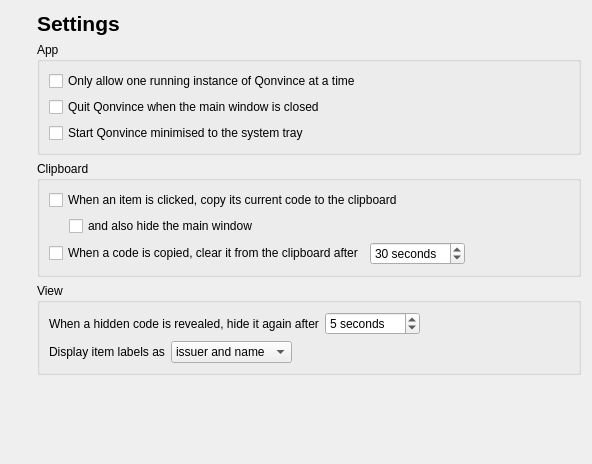
<?xml version="1.0" encoding="UTF-8"?>
<ui version="4.0">
 <class>Qonvince::SettingsWidget</class>
 <widget class="QWidget" name="Qonvince::SettingsWidget">
  <property name="geometry">
   <rect>
    <x>0</x>
    <y>0</y>
    <width>592</width>
    <height>464</height>
   </rect>
  </property>
  <property name="windowTitle">
   <string>Qonvince : Settings</string>
  </property>
  <layout class="QHBoxLayout" name="horizontalLayout_5">
   <item>
    <layout class="QVBoxLayout" name="logoLayout">
     <item>
      <widget class="QLabel" name="logo">
       <property name="maximumSize">
        <size>
         <width>64</width>
         <height>64</height>
        </size>
       </property>
       <property name="toolTip">
        <string>Qonvince by Darren Edale.</string>
       </property>
       <property name="pixmap">
        <pixmap resource="../resources/icons.qrc">:/icons/applicationIcon</pixmap>
       </property>
       <property name="scaledContents">
        <bool>true</bool>
       </property>
       <property name="alignment">
        <set>Qt::AlignLeading|Qt::AlignLeft|Qt::AlignTop</set>
       </property>
      </widget>
     </item>
     <item>
      <spacer name="logoSpacer">
       <property name="orientation">
        <enum>Qt::Vertical</enum>
       </property>
       <property name="sizeHint" stdset="0">
        <size>
         <width>20</width>
         <height>40</height>
        </size>
       </property>
      </spacer>
     </item>
    </layout>
   </item>
   <item>
    <layout class="QVBoxLayout" name="widgetsLayout">
     <item>
      <widget class="QLabel" name="heading">
       <property name="font">
        <font>
         <pointsize>16</pointsize>
         <weight>75</weight>
         <bold>true</bold>
        </font>
       </property>
       <property name="text">
        <string>Settings</string>
       </property>
      </widget>
     </item>
     <item>
      <widget class="QGroupBox" name="appGroup">
       <property name="font">
        <font>
         <weight>50</weight>
         <bold>false</bold>
        </font>
       </property>
       <property name="title">
        <string>App</string>
       </property>
       <layout class="QVBoxLayout" name="verticalLayout">
        <item>
         <widget class="QCheckBox" name="singleInstance">
          <property name="toolTip">
           <string>&lt;html&gt;&lt;head/&gt;&lt;body&gt;&lt;p&gt;If Qonvince is already running when you start it, the new instance will quit immediately.&lt;/p&gt;&lt;/body&gt;&lt;/html&gt;</string>
          </property>
          <property name="text">
           <string>Only allow one running instance of Qonvince at a time</string>
          </property>
         </widget>
        </item>
        <item>
         <widget class="QCheckBox" name="quitOnMainWindowClose">
          <property name="toolTip">
           <string>&lt;html&gt;&lt;head/&gt;&lt;body&gt;&lt;p&gt;When you close the main window, Qonvince will quit. Usually Qonvince continues running in the system tray when you close the main window.&lt;/p&gt;&lt;p&gt;&lt;span style=&quot; font-style:italic;&quot;&gt;Even with this set, auto-hiding the main window when you click-to-copy a code will &lt;/span&gt;&lt;span style=&quot; font-weight:600; font-style:italic;&quot;&gt;not&lt;/span&gt;&lt;span style=&quot; font-style:italic;&quot;&gt; cause Qonvince to quit.&lt;/span&gt;&lt;/p&gt;&lt;/body&gt;&lt;/html&gt;</string>
          </property>
          <property name="text">
           <string>Quit Qonvince when the main window is closed</string>
          </property>
         </widget>
        </item>
        <item>
         <widget class="QCheckBox" name="startMinimised">
          <property name="toolTip">
           <string>&lt;html&gt;&lt;head/&gt;&lt;body&gt;&lt;p&gt;When Qonvince starts, it will not show any windows and will only place its icon in the system tray.&lt;/p&gt;&lt;p&gt;&lt;span style=&quot; font-style:italic;&quot;&gt;On some platforms, the Qonvince icon in the system tray might be hidden by default.&lt;/span&gt;&lt;/p&gt;&lt;/body&gt;&lt;/html&gt;</string>
          </property>
          <property name="text">
           <string>Start Qonvince minimised to the system tray</string>
          </property>
         </widget>
        </item>
       </layout>
      </widget>
     </item>
     <item>
      <widget class="QGroupBox" name="clipboardGroup">
       <property name="title">
        <string>Clipboard</string>
       </property>
       <layout class="QVBoxLayout" name="verticalLayout_3">
        <item>
         <widget class="QCheckBox" name="copyCodeOnClick">
          <property name="toolTip">
           <string>&lt;html&gt;&lt;head/&gt;&lt;body&gt;&lt;p&gt;When a code is clicked in the main window, the current code is immediately copied to the clipboard.&lt;/p&gt;&lt;/body&gt;&lt;/html&gt;</string>
          </property>
          <property name="text">
           <string>When an item is clicked, copy its current code to the clipboard</string>
          </property>
         </widget>
        </item>
        <item>
         <layout class="QHBoxLayout" name="hideOnCopyClickLayout">
          <item>
           <spacer name="indentSpacer">
            <property name="orientation">
             <enum>Qt::Horizontal</enum>
            </property>
            <property name="sizeType">
             <enum>QSizePolicy::Fixed</enum>
            </property>
            <property name="sizeHint" stdset="0">
             <size>
              <width>20</width>
              <height>20</height>
             </size>
            </property>
           </spacer>
          </item>
          <item>
           <widget class="QCheckBox" name="hideOnCodeCopyClick">
            <property name="toolTip">
             <string>&lt;html&gt;&lt;head/&gt;&lt;body&gt;&lt;p&gt;&lt;span style=&quot; font-style:italic;&quot;&gt;When the main window is hidden in this way, Qonvince does not quit even if the &lt;/span&gt;&lt;span style=&quot; font-weight:600;&quot;&gt;Quit on close&lt;/span&gt;&lt;span style=&quot; font-style:italic;&quot;&gt; setting above is selected.&lt;/span&gt;&lt;/p&gt;&lt;/body&gt;&lt;/html&gt;</string>
            </property>
            <property name="text">
             <string>and also hide the main window</string>
            </property>
           </widget>
          </item>
         </layout>
        </item>
        <item>
         <layout class="QHBoxLayout" name="clearClipboardIntervalLayout">
          <item>
           <widget class="QCheckBox" name="clearClipboardAfterInterval">
            <property name="toolTip">
             <string>&lt;html&gt;&lt;head/&gt;&lt;body&gt;&lt;p&gt;For security, Qonvince can clear your codes from the clipboard after a given timeout so that the code does not remain indefinitely on the clipboard.&lt;/p&gt;&lt;/body&gt;&lt;/html&gt;</string>
            </property>
            <property name="text">
             <string>When a code is copied, clear it from the clipboard after</string>
            </property>
           </widget>
          </item>
          <item>
           <widget class="QSpinBox" name="clipboardClearInterval">
            <property name="toolTip">
             <string>The time, in seconds, between a code being copied to the clipboard and that code being removed from the clipboard.</string>
            </property>
            <property name="suffix">
             <string> seconds</string>
            </property>
            <property name="maximum">
             <number>120</number>
            </property>
            <property name="value">
             <number>30</number>
            </property>
           </widget>
          </item>
          <item>
           <spacer name="clearClipboardIntervalSpacer">
            <property name="orientation">
             <enum>Qt::Horizontal</enum>
            </property>
            <property name="sizeHint" stdset="0">
             <size>
              <width>40</width>
              <height>20</height>
             </size>
            </property>
           </spacer>
          </item>
         </layout>
        </item>
       </layout>
      </widget>
     </item>
     <item>
      <widget class="QGroupBox" name="viewGroup">
       <property name="title">
        <string>View</string>
       </property>
       <layout class="QVBoxLayout" name="verticalLayout_4">
        <item>
         <layout class="QHBoxLayout" name="revealTimeoutLayout">
          <item>
           <widget class="QLabel" name="revealTimeoutLabel">
            <property name="text">
             <string>When a hidden code is revealed, hide it again after</string>
            </property>
           </widget>
          </item>
          <item>
           <widget class="QSpinBox" name="revealTimeout">
            <property name="toolTip">
             <string>&lt;html&gt;&lt;head/&gt;&lt;body&gt;&lt;p&gt;The number of seconds for which hidden codes are shown when you click the &lt;span style=&quot; font-style:italic;&quot;&gt;Reveal&lt;/span&gt; icon.&lt;/p&gt;&lt;/body&gt;&lt;/html&gt;</string>
            </property>
            <property name="suffix">
             <string> seconds</string>
            </property>
            <property name="minimum">
             <number>1</number>
            </property>
            <property name="maximum">
             <number>120</number>
            </property>
            <property name="value">
             <number>5</number>
            </property>
           </widget>
          </item>
          <item>
           <spacer name="revealTimeoutSpacer">
            <property name="orientation">
             <enum>Qt::Horizontal</enum>
            </property>
            <property name="sizeHint" stdset="0">
             <size>
              <width>40</width>
              <height>20</height>
             </size>
            </property>
           </spacer>
          </item>
         </layout>
        </item>
        <item>
         <layout class="QHBoxLayout" name="displayStyleLayout" stretch="0,0,1">
          <item>
           <widget class="QLabel" name="displayStyleLabel">
            <property name="toolTip">
             <string>Choose how you would like your authentication codes to be labeled.</string>
            </property>
            <property name="text">
             <string>Display item labels as</string>
            </property>
           </widget>
          </item>
          <item>
           <widget class="QComboBox" name="codeLabelDisplayStyle">
            <property name="toolTip">
             <string>Choose how you would like your authentication codes to be labeled.</string>
            </property>
            <item>
             <property name="text">
              <string>issuer and name</string>
             </property>
            </item>
            <item>
             <property name="text">
              <string>name only</string>
             </property>
            </item>
            <item>
             <property name="text">
              <string>issuer only</string>
             </property>
            </item>
           </widget>
          </item>
          <item>
           <spacer name="displayStyleSpacer">
            <property name="orientation">
             <enum>Qt::Horizontal</enum>
            </property>
            <property name="sizeHint" stdset="0">
             <size>
              <width>40</width>
              <height>20</height>
             </size>
            </property>
           </spacer>
          </item>
         </layout>
        </item>
       </layout>
      </widget>
     </item>
     <item>
      <spacer name="widgetLayoutBottomSpacer">
       <property name="orientation">
        <enum>Qt::Vertical</enum>
       </property>
       <property name="sizeHint" stdset="0">
        <size>
         <width>20</width>
         <height>40</height>
        </size>
       </property>
      </spacer>
     </item>
    </layout>
   </item>
  </layout>
 </widget>
 <resources>
  <include location="../resources/icons.qrc"/>
 </resources>
 <connections>
  <connection>
   <sender>copyCodeOnClick</sender>
   <signal>toggled(bool)</signal>
   <receiver>hideOnCodeCopyClick</receiver>
   <slot>setEnabled(bool)</slot>
   <hints>
    <hint type="sourcelabel">
     <x>157</x>
     <y>119</y>
    </hint>
    <hint type="destinationlabel">
     <x>169</x>
     <y>147</y>
    </hint>
   </hints>
  </connection>
  <connection>
   <sender>clearClipboardAfterInterval</sender>
   <signal>toggled(bool)</signal>
   <receiver>clipboardClearInterval</receiver>
   <slot>setEnabled(bool)</slot>
   <hints>
    <hint type="sourcelabel">
     <x>141</x>
     <y>177</y>
    </hint>
    <hint type="destinationlabel">
     <x>356</x>
     <y>185</y>
    </hint>
   </hints>
  </connection>
 </connections>
 <slots>
  <slot>setSingleInstance(bool)</slot>
  <slot>setStartMinimised(bool)</slot>
  <slot>setCopyCodeOnClick(bool)</slot>
  <slot>setQuitOnMainWindowClose(bool)</slot>
  <slot>displayStyleWidgetChanged()</slot>
 </slots>
</ui>
